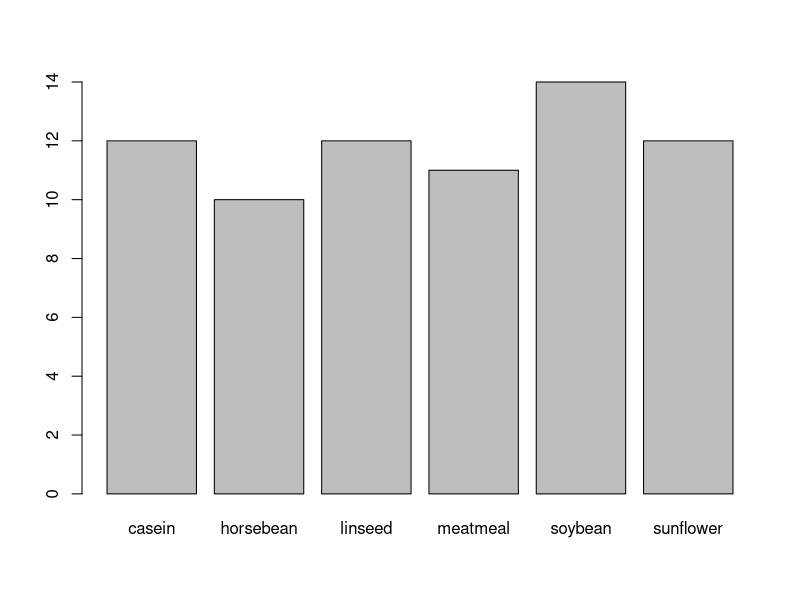
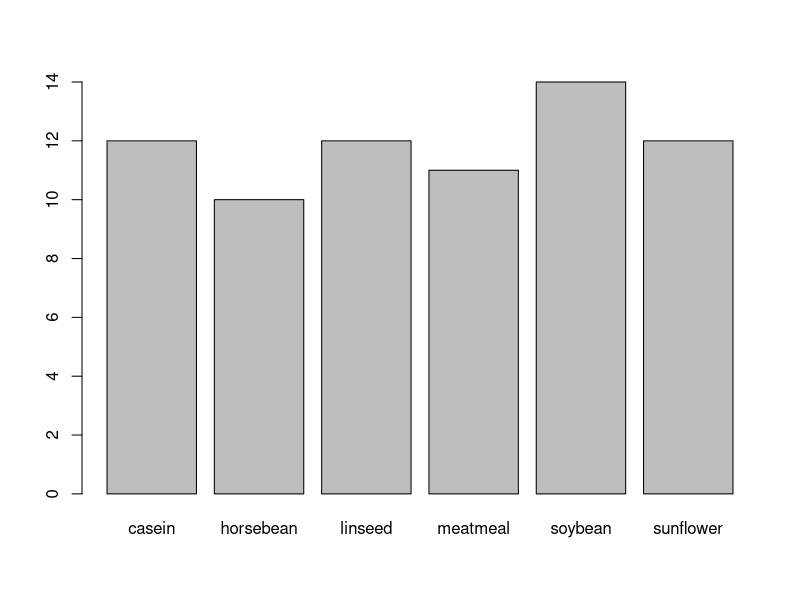
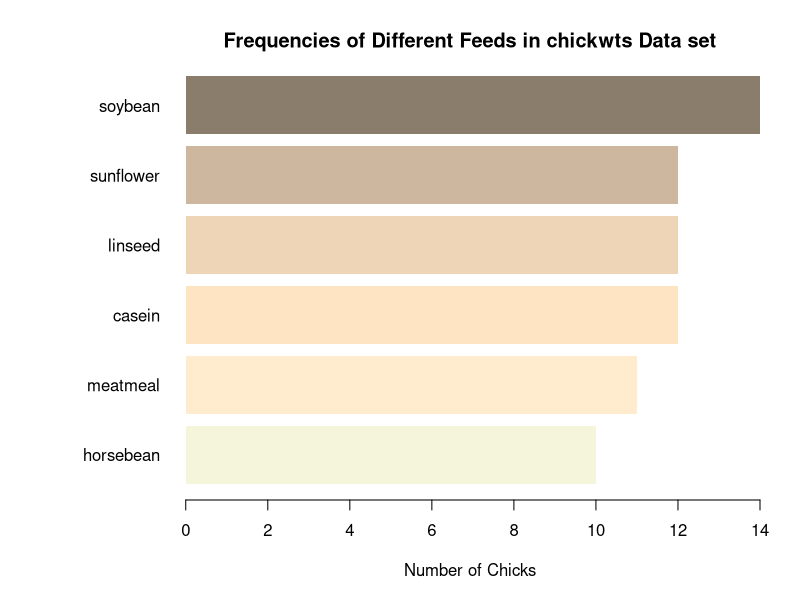

Write the R code that produced these figures, in order.
#!/usr/bin/env Rscript
# LOAD DATA
# Loads data sets package
require("datasets")

# DEFAULT CHART WITH PLOT()
# Default method to plot the variable feed from chickwts
plot(chickwts$feed)

# CREATE TABLE
feeds <- table(chickwts$feed) # Create a table of feed, place in “feeds”
# See contents of object “feeds”
feeds
# Identical to plot(chickwts$feed) but with new object
barplot(feeds)

# USE BARPLOT() AND PAR() FOR PARAMETERS
# Stores current graphical parameters.
oldpar <- par(no.readonly = TRUE)
par(oma = c(1, 4, 1, 1)) # Sets outside margins: bottom, left, top, right.
par(mar = c(4, 5, 2, 1)) # Sets plot margins.
barplot(feeds[order(feeds)], # Orders the bars by descending values.
  horiz = TRUE, # Makes the bars horizontal.
  las = 1, # las gives orientation of axis labels.
  col = c(
    "beige", "blanchedalmond", "bisque1", "bisque2",
    "bisque3", "bisque4"
  ), # Vector of colors for bars.
  border = NA, # No borders on bars.
  # Add main title and label for x-axis.
  main = "Frequencies of Different Feeds in chickwts Data set",
  xlab = "Number of Chicks"
)

# CLEAN UP
# Restores previous parameters (ignore errors).
par(oldpar)
# Unloads data sets package.
detach("package:datasets", unload = TRUE)
# Removes all objects from workspace.
rm(list = ls())
